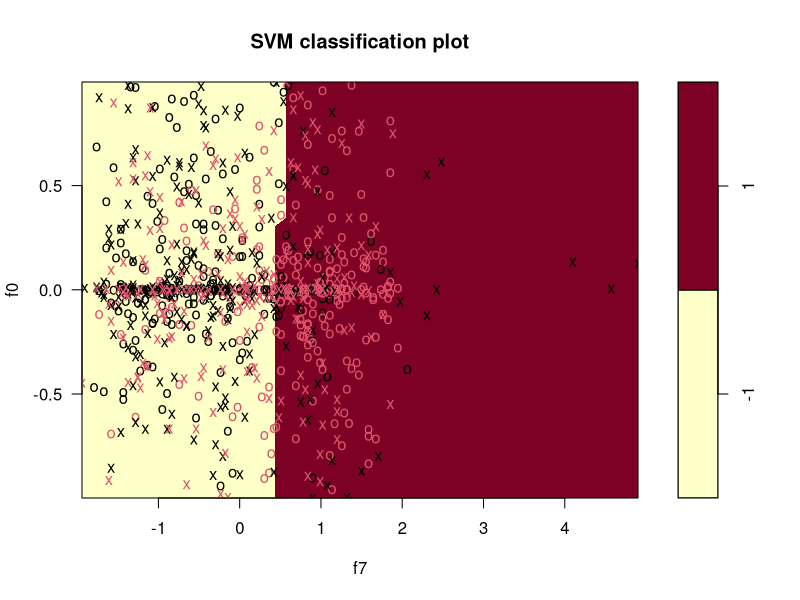

This figure's R source:
veh = read.csv("veh-prime.csv", stringsAsFactors = FALSE)
dim(veh)
str(veh)
names(veh)
veh$CLASS[veh$CLASS == 'car'] = 1
veh$CLASS[veh$CLASS == 'noncar'] = -1
str(veh)
veh$CLASS = as.factor(veh$CLASS)
str(veh)


library(e1071)

# Sample the data:
set.seed(1)
train = sample(nrow(veh),0.8*nrow(veh))
test = -train

veh.train = veh[train, ]
veh.test = veh[test, ]


set.seed(1)
tuned.svm = tune(svm, CLASS ~., data = veh.train, kernel = "radial", ranges = list(cost = c(0.001,0.01,0.1,1,5,10,100)))
summary(tuned.svm)
best.model = tuned.svm$best.model
best.model
summary(best.model)
#Training error
svm.pred = predict(best.model, veh.train)
table(predict = svm.pred, truth = veh.train$CLASS ) 


#Test Error
svm.test.pred = predict(best.model, veh.test)
table(predict = svm.test.pred, truth = veh.test$CLASS )

svmfit = svm(CLASS ~., data = veh, kernel = "radial", cost = 10, scale = TRUE)
plot(svmfit, veh, f0~f7)
